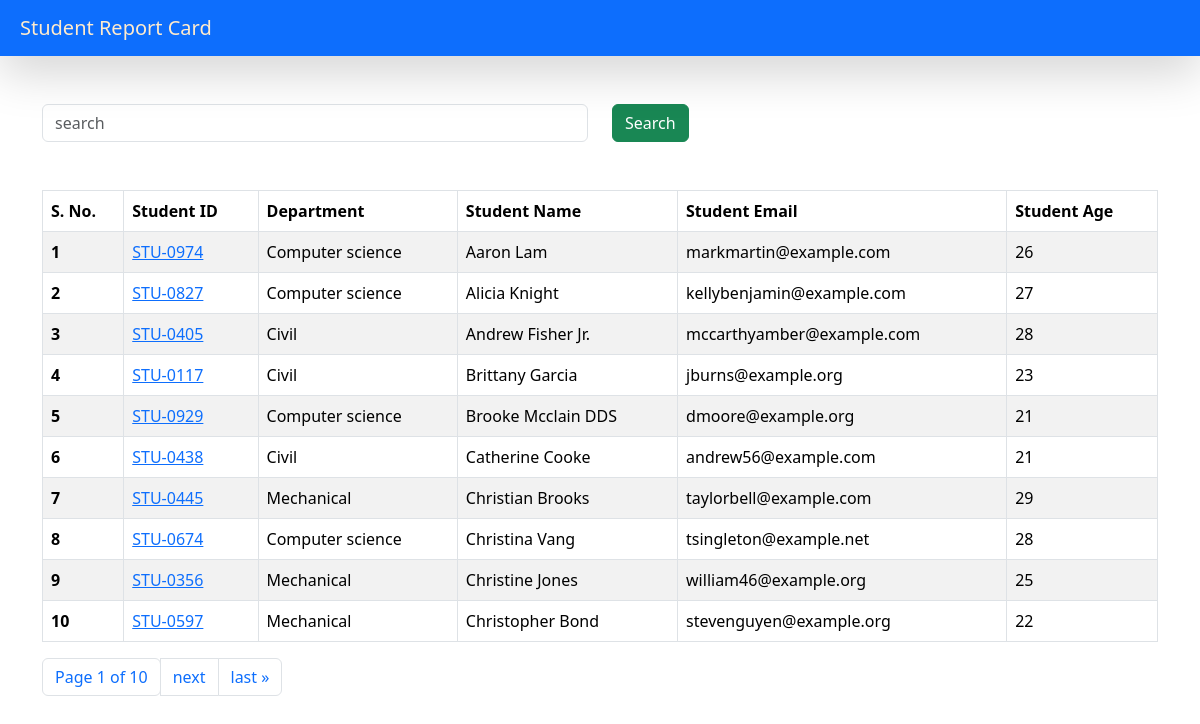
The page /students/ on the database its author committed.
### reportcard/models.py (models this page shows, shortened)
class Student(models.Model):
    department = models.ForeignKey(Department, related_name="depart", on_delete=models.CASCADE)
    student_id = models.OneToOneField(StudentID, related_name="studentid", on_delete=models.CASCADE)
    student_name = models.CharField(max_length=100)
    student_email = models.EmailField(unique=True)
    student_age = models.IntegerField(default=18)
    student_address = models.TextField()
    class Meta:
        ordering = ["student_name"]
        verbose_name = "student"

class StudentID(models.Model):
    student_id = models.CharField(max_length=100)
    def __str__(self) -> str:
        return self.student_id

class Department(models.Model):
    department = models.CharField(max_length=100)
    class Meta:
        ordering = ["department"]

### reportcard/views.py (the view, shortened to what this page needs)
# urls.py: path("students/", get_students , name="get_students"),
def get_students(request):
    queryset = Student.objects.all()
    paginator = Paginator(queryset, 10)  # Show 10 contacts per page.
    page_number = request.GET.get("page", 1)
    page_obj = paginator.get_page(page_number)
    return render(request, "report/students.html", {"queryset" : page_obj})

### reportcard/templates/report/students.html (shortened to what this page needs)
{% extends "base.html" %}
{% block start %}
<div class="container mt-5">
    <form class="mb-4">
    <div class="row">
        <div class="col-md-6">
            <input class="form-control" name="search" placeholder="search">
        </div>
        <div class="col-md-6">
            <button class="btn btn-success">Search</button>
        </div>
    </div>
    </form>
</div>
<div class="container mt-5">
    <table class="table table-striped table-bordered">
        <thead>
            <tr>
                <th scope="col">S. No.</th>
                <th scope="col">Student ID</th>
                <th scope="col">Department</th>
                <th scope="col">Student Name</th>
                <th scope="col">Student Email</th>
                <th scope="col">Student Age</th>
            </tr>
        </thead>
        <tbody>
            {% for student in queryset %}
            <tr>
                <th scope="row">{{forloop.counter}}</th>
                <td><a href="{% url 'see_marks' student.student_id %}">{{student.student_id}}</a>
                    </td>
                <td>{{student.department.department}}</td>
                <td>{{student.student_name}}</td>
                <td>{{student.student_email}}</td>
                <td>{{student.student_age}}</td>
            </tr>
            {% endfor %}
        </tbody>
    </table>
    <nav aria-label="Page navigation example">
        <ul class="pagination">
            <span class="current">
                <li class="page-item"><a class="page-link" >Page {{ queryset.number }} of {{ queryset.paginator.num_pages }}</a></li>
            </span>
            {% if queryset.has_next %}
                <li class="page-item"><a class="page-link" href="?page={{ queryset.next_page_number }}">next</a></li>
                <li class="page-item"><a class="page-link" href="?page={{ queryset.paginator.num_pages }}">last &raquo;</a></li>
            {% endif %}
    </ul>
    </nav>
</div>
{% endblock %}

### reportcard/templates/base.html (shortened to what this page needs)
<!DOCTYPE html>
<html lang="en">
<head>
    <link href="https://cdn.jsdelivr.net/npm/bootstrap@5.3.2/dist/css/bootstrap.min.css" rel="stylesheet">
</head>
<body>
    <nav class="navbar p-2 bg-primary shadow-lg">
        <div class="container-fluid">
          <a class="navbar-brand" style="color: blanchedalmond;">Student Report Card</a>
        </div>
      </nav>
    {% block start %}
    {% endblock %}
</body>
</html>

### rows shown on the page
Student: student_id "STU-0974", department.department "Computer science", student_name "Aaron Lam", student_email "markmartin@example.com", student_age "26"
Student: student_id "STU-0827", department.department "Computer science", student_name "Alicia Knight", student_email "kellybenjamin@example.com", student_age "27"
Student: student_id "STU-0405", department.department "Civil", student_name "Andrew Fisher Jr.", student_email "mccarthyamber@example.com", student_age "28"
Student: student_id "STU-0117", department.department "Civil", student_name "Brittany Garcia", student_email "jburns@example.org", student_age "23"
Student: student_id "STU-0929", department.department "Computer science", student_name "Brooke Mcclain DDS", student_email "dmoore@example.org", student_age "21"
Student: student_id "STU-0438", department.department "Civil", student_name "Catherine Cooke", student_email "andrew56@example.com", student_age "21"
Student: student_id "STU-0445", department.department "Mechanical", student_name "Christian Brooks", student_email "taylorbell@example.com", student_age "29"
Student: student_id "STU-0674", department.department "Computer science", student_name "Christina Vang", student_email "tsingleton@example.net", student_age "28"
Student: student_id "STU-0356", department.department "Mechanical", student_name "Christine Jones", student_email "william46@example.org", student_age "25"
Student: student_id "STU-0597", department.department "Mechanical", student_name "Christopher Bond", student_email "stevenguyen@example.org", student_age "22"

### other values the page prints
{{ queryset.number }} "1"
{{ queryset.paginator.num_pages }} "10"
